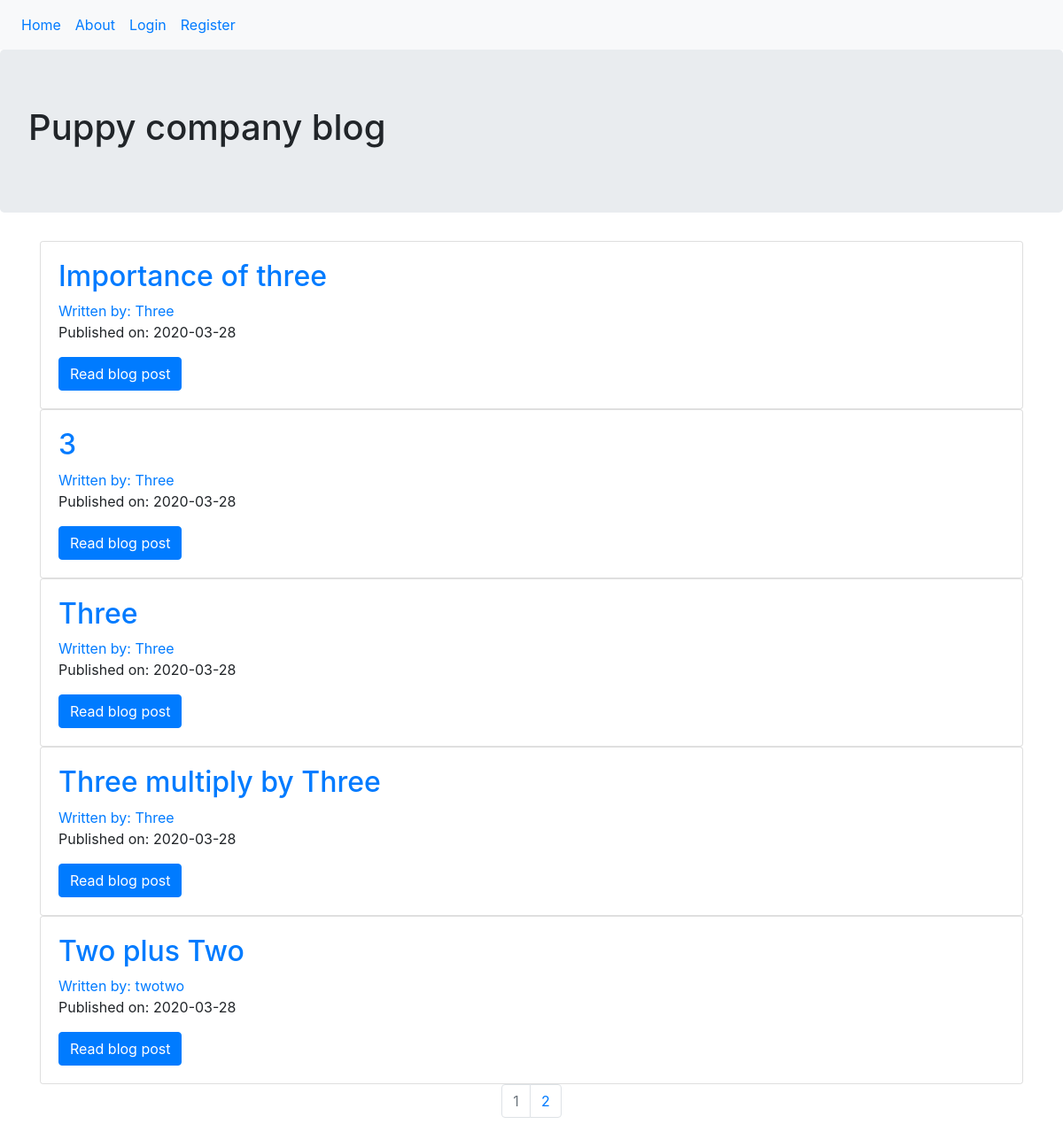
The page / on the database its author committed.
### puppycompanyblog/models.py (models this page shows, shortened)
class BlogPost(db.Model):
    users = db.relationship(User)
    id = db.Column(db.Integer, primary_key = True)
    user_id = db.Column(db.Integer, db.ForeignKey('users.id'), nullable=False)
    date = db.Column(db.DateTime, nullable=  False, default = datetime.utcnow)
    title = db.Column(db.String(140), nullable=False)
    text = db.Column(db.Text, nullable=False)

class User(db.Model, UserMixin):
    __tablename__ = 'users'
    id = db.Column(db.Integer, primary_key = True)
    profile_image = db.Column(db.String(20), nullable = False, default = 'default_profile.jpg')
    email = db.Column(db.String(64), unique = True, index = True)
    username = db.Column(db.String(64), unique = True, index = True)
    password_hash = db.Column(db.String(128))
    posts = db.relationship('BlogPost', backref = 'author', lazy = True)

### puppycompanyblog/core/views.py (the view)
@core.route('/')
def index():
    page = request.args.get('page', 1, type=int)
    blog_posts = BlogPost.query.order_by(BlogPost.date.desc()).paginate(page=page, per_page=5)
    return render_template('index.html', blog_posts=blog_posts)

### puppycompanyblog/templates/index.html
{% extends "base.html" %}
{% block content %}
<div class="jumbotron">
    <h1>Puppy company blog</h1>
</div>
<div class="container">
    {% for post in blog_posts.items %}
        <div class="card">
            <div class="card-body">
                <h2><a class="card-title" href="{{url_for('blog_posts.blog_post',blog_post_id=post.id)}}">{{post.title}}</a></h2>
                <a href="{{url_for('users.user_posts',username=post.author.username)}}">Written by: {{post.author.username}}</a>
                <p>Published on: {{post.date.strftime('%Y-%m-%d')}} </p>
                <a class="btn btn-primary" href="{{url_for('blog_posts.blog_post',blog_post_id=post.id)}}">Read blog post </a>
            </div>
        </div>
    {% endfor %}
</div>
<nav aria-label="Page Navigation example">
    <ul class="pagination justify-content-center">
        {% for page_num in blog_posts.iter_pages(left_edge=1, right_edge=1, left_current=1, right_current=2) %}
            {% if blog_posts.page == page_num %}
            <li class = 'page-item disabled'>
                <a class="page-link" href="{{url_for('core.index',page=page_num)}}">{{page_num}}</a>
            </li>
            {% else %}
            <li class = 'page-item'>
                <a class="page-link" href="{{url_for('core.index',page=page_num)}}">{{page_num}}</a>
            </li>
            {% endif %}
        {% endfor %}
    </ul>
</nav>
{% endblock %}

### puppycompanyblog/templates/base.html (shortened to what this page needs)
<html lang="en" dir="ltr">
    <head>
        <link rel="stylesheet" href="https://maxcdn.bootstrapcdn.com/bootstrap/4.0.0/css/bootstrap.min.css">
    </head>
    <body>
        <nav class="navbar navbar-expand-lg navbar-ligh bg-light">
            <div class="navbar-nav">
                <ul class="nav">
                <li><a class="nav-item nav-link" href="{{url_for('core.index')}}">Home</a></li>
                <li><a class="nav-item nav-link" href="{{url_for('core.info')}}">About</a></li>
                {% if current_user.is_authenticated %}
                <li class="nav-link"> <a  href="{{url_for('users.logout')}}">Logout</a></li>
                <li class="nav-link"><a  href="{{url_for('users.account')}}">Account</a></li>
                <li class="nav-link"><a  href="{{url_for('blog_posts.create_post')}}">Create Post</a></li>
                {% else %}
                <li><a class="nav-item nav-link" href="{{url_for('users.login')}}">Login</a></li>
                <li><a class="nav-item nav-link" href="{{url_for('users.register')}}">Register</a></li>
                {% endif %}
            </ul>
            </div>
        </nav>
        {% block content %}
        {% endblock %}
    </body>
</html>

### rows shown on the page
BlogPost: title "Importance of three", author.username "Three", date "2020-03-28"
BlogPost: title "3", author.username "Three", date "2020-03-28"
BlogPost: title "Three", author.username "Three", date "2020-03-28"
BlogPost: title "Three multiply by Three", author.username "Three", date "2020-03-28"
BlogPost: title "Two plus Two", author.username "twotwo", date "2020-03-28"

### other values the page prints
{{ page_num }} "1"
{{ page_num }} "2"
